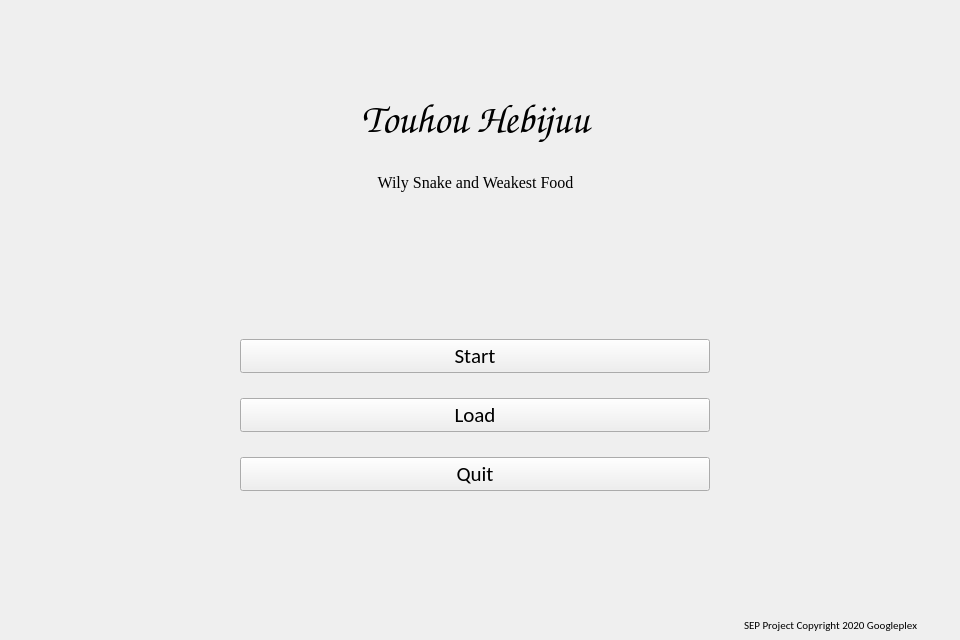
<?xml version="1.0" encoding="UTF-8"?>
<ui version="4.0">
 <class>MainWindow</class>
 <widget class="QWidget" name="MainWindow">
  <property name="geometry">
   <rect>
    <x>0</x>
    <y>0</y>
    <width>960</width>
    <height>640</height>
   </rect>
  </property>
  <property name="windowTitle">
   <string>Touhou Hebijuu ~ Wily Snake and Weakest Food</string>
  </property>
  <widget class="QWidget" name="TitleWidget">
   <property name="geometry">
    <rect>
     <x>260</x>
     <y>90</y>
     <width>431</width>
     <height>121</height>
    </rect>
   </property>
   <layout class="QVBoxLayout" name="TitleLayout">
    <item>
     <widget class="QLabel" name="Title">
      <property name="sizePolicy">
       <sizepolicy hsizetype="Preferred" vsizetype="Preferred">
        <horstretch>0</horstretch>
        <verstretch>0</verstretch>
       </sizepolicy>
      </property>
      <property name="font">
       <font>
        <family>Comic Sans MS</family>
        <pointsize>30</pointsize>
       </font>
      </property>
      <property name="text">
       <string>Touhou Hebijuu</string>
      </property>
      <property name="scaledContents">
       <bool>false</bool>
      </property>
      <property name="alignment">
       <set>Qt::AlignCenter</set>
      </property>
     </widget>
    </item>
    <item>
     <widget class="QLabel" name="SubTitle">
      <property name="font">
       <font>
        <family>Times New Roman</family>
        <pointsize>12</pointsize>
       </font>
      </property>
      <property name="text">
       <string>Wily Snake and Weakest Food</string>
      </property>
      <property name="textFormat">
       <enum>Qt::AutoText</enum>
      </property>
      <property name="alignment">
       <set>Qt::AlignCenter</set>
      </property>
      <property name="wordWrap">
       <bool>true</bool>
      </property>
      <property name="margin">
       <number>0</number>
      </property>
     </widget>
    </item>
   </layout>
  </widget>
  <widget class="QWidget" name="MenuWidget">
   <property name="geometry">
    <rect>
     <x>240</x>
     <y>320</y>
     <width>470</width>
     <height>190</height>
    </rect>
   </property>
   <layout class="QVBoxLayout" name="MenuLayout">
    <item>
     <widget class="QPushButton" name="StartButton">
      <property name="font">
       <font>
        <family>Calibri</family>
        <pointsize>16</pointsize>
       </font>
      </property>
      <property name="text">
       <string>Start</string>
      </property>
     </widget>
    </item>
    <item>
     <widget class="QPushButton" name="LoadButton">
      <property name="font">
       <font>
        <family>Calibri</family>
        <pointsize>16</pointsize>
       </font>
      </property>
      <property name="text">
       <string>Load</string>
      </property>
     </widget>
    </item>
    <item>
     <widget class="QPushButton" name="QuitButton">
      <property name="font">
       <font>
        <family>Calibri</family>
        <pointsize>16</pointsize>
       </font>
      </property>
      <property name="text">
       <string>Quit</string>
      </property>
     </widget>
    </item>
   </layout>
  </widget>
  <widget class="QLabel" name="Footer">
   <property name="geometry">
    <rect>
     <x>700</x>
     <y>610</y>
     <width>261</width>
     <height>30</height>
    </rect>
   </property>
   <property name="font">
    <font>
     <family>Calibri</family>
     <pointsize>8</pointsize>
    </font>
   </property>
   <property name="text">
    <string>SEP Project Copyright 2020 Googleplex</string>
   </property>
   <property name="alignment">
    <set>Qt::AlignCenter</set>
   </property>
  </widget>
 </widget>
 <resources/>
 <connections/>
</ui>
